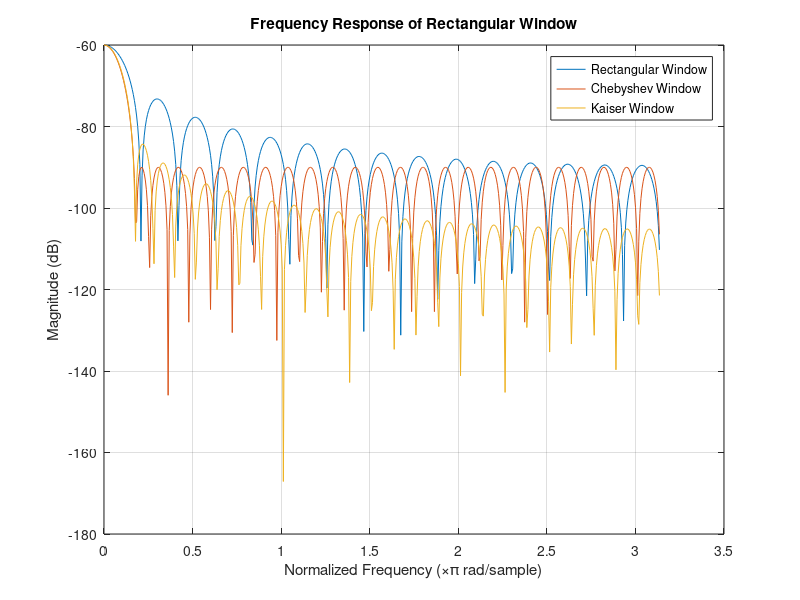

MATLAB code for this plot:
% SPDX-License-Identifier: GNU AGPL-3.0-or-later
% Copyright (C) 2025 Kenneth Chan <kenc0728@gmail.com>
% Kenneth Chan

clc;
clear;
close all;
rng(388); 

% rectangular
num_points = 1000; 
length_rect = 30; 
w_rect = rectwin(length_rect);
w_rect = w_rect / sum(w_rect); % Normalize for 0dB peak
[h_rect, w] = freqz(w_rect, num_points);

% chebyshev
length_cheb = 50; 
peak_sidelobe = 30; 
w_cheb = chebwin(length_cheb, peak_sidelobe);
w_cheb = w_cheb / sum(w_cheb); % Normalize for 0dB peak
h_cheb = freqz(w_cheb, num_points);


% Kaiser
length_kaiser = length_cheb; 
beta = 3; % guessing the parameter beta used for the Kaiser window
w_kaiser = kaiser(length_kaiser, beta);
w_kaiser = w_kaiser / sum(w_kaiser); % Normalize for 0dB peak
h_kaiser = freqz(w_kaiser, num_points);

% Plot rectangular window
figure;
plot(w, 20*log10(abs(h_rect)));
grid on;
xlabel('Normalized Frequency (\times\pi rad/sample)');
ylabel('Magnitude (dB)');
title('Frequency Response of Rectangular Window');

% Plot Chebyshev window
hold on; % Retain current plot
[h_cheb, w] = freqz(w_cheb, num_points);
plot(w, 20*log10(abs(h_cheb)));
legend('Rectangular Window', 'Chebyshev Window');

% Plot Kaiser window
plot(w, 20*log10(abs(h_kaiser)));
legend('Rectangular Window', 'Chebyshev Window', 'Kaiser Window');
hold off; % Release the plot hold
